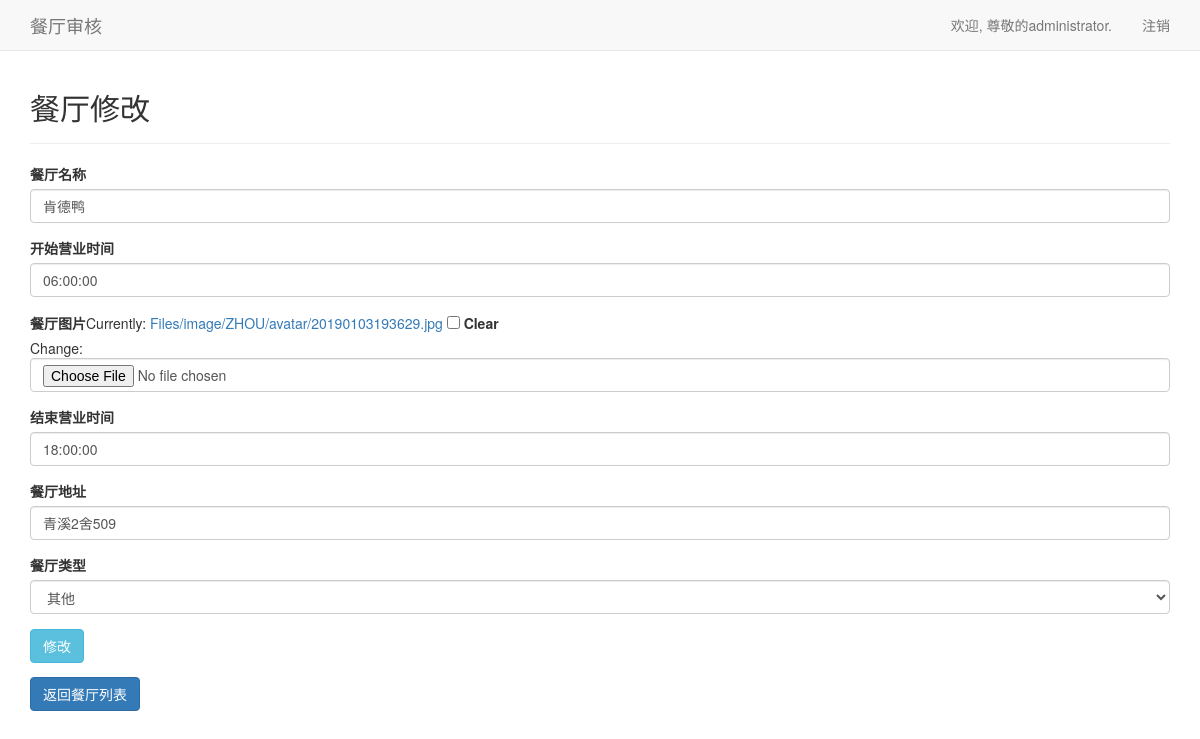
The page /apply/1/edit/ (signed in) on the database its author committed.
### ApplyController/models.py (models this page shows, shortened)
class Restaurant(models.Model):
    id = models.AutoField(primary_key=True)
    MerchantID = models.ForeignKey(Merchant, on_delete=models.CASCADE)
    Name = models.CharField(max_length=20)
    BusinessStartHour = models.TimeField()
    BusinessEndHour = models.TimeField()
    Address = models.CharField(max_length=50)
    Image = models.ImageField(upload_to=get_file_path, null=True, blank=True)
    Score = models.FloatField(validators=[MinValueValidator(0), MaxValueValidator(5)], default=0)
    Category_Choices = (
        ('1', '川菜'),
        ('2', '粤菜'),
        ('3', '鲁菜'),
        ('4', '苏菜'),
        ('5', '湘菜'),
        ('6', '浙菜'),
        ('7', '其他'),
    )
    Category = models.CharField(max_length=1, choices=Category_Choices)
    LicenseID = models.CharField(validators=[RegexValidator(regex='^[0-9]*$')], max_length=50)
    ApplicationTime = models.DateTimeField(auto_now_add=True)
    Status_Choices = (
        (0, '待审核'),
        (1, '审核拒绝'),
        (2, '审核通过'),
    )
    Status = models.SmallIntegerField(choices=Status_Choices, default=0)
    OpenTime = models.DateTimeField(null=True)
    class Meta:
        ordering = ['Status', 'ApplicationTime']

### ApplyController/views.py (the view)
# urls.py: path('<int:restaurant_id>/edit/', views.edit, name='edit'),
def edit(request, restaurant_id):
    login_merchant_id = request.session.get('login_merchant')
    if login_merchant_id:
        restaurant_obj = Restaurant.objects.get(pk=restaurant_id)
        if request.method == 'POST':
            form = RestaurantEditForm(request.POST, request.FILES, instance=restaurant_obj)
            if form.is_valid():
                form.save()
                return HttpResponseRedirect(reverse('apply:detail', args=(restaurant_id,)))
            else:
                return render(request, "ApplyController/edit.html", context={
                    'error_message': '修改不成功',
                })
        else:
            form = RestaurantEditForm(instance=restaurant_obj)
        return render(request, 'ApplyController/edit.html', context={
            'restaurant_edit_form': form,
            'error_message': '修改成功',
        })
    else:
        return HttpResponseRedirect(reverse('apply:login'))

### ApplyController/forms.py
class RestaurantEditForm(forms.ModelForm):
    class Meta:
        model = Restaurant
        fields = ['Name', 'BusinessStartHour', 'Image', 'BusinessEndHour', 'Address', 'Category', ]
        labels = {'Name': '餐厅名称',
                  'Image': '餐厅图片',
                  'BusinessStartHour': '开始营业时间',
                  'BusinessEndHour': '结束营业时间',
                  'Address': '餐厅地址',
                  'Category': '餐厅类型',}
    def __init__(self, *args, **kwargs):
        super(RestaurantEditForm, self).__init__(*args, **kwargs)
        for field_name in ['Name', 'BusinessStartHour', 'BusinessEndHour', 'Address', 'Category', 'Image']:
            self.base_fields[field_name].widget.attrs.update({'class': 'from-control'})

### ApplyController/templates/ApplyController/edit.html (shortened to what this page needs)
{% extends "ApplyController/base.html" %}
{% load bootstrap3 %}
{% load static %}
{% block header %}
<div class="container">
    <div class="page-header" style="margin-top:0px;">
        <h2>餐厅修改</h2>
    </div>
</div>
{% endblock header %}
{% block content %}
<div class="container">
    <form method="post" enctype="multipart/form-data">
        {% bootstrap_form restaurant_edit_form %}
        {% buttons %}
            <button type="submit" class="btn btn-info">
                修改
            </button>
        {% endbuttons %}
    </form>
<button type="button" class="btn btn-primary" onclick="location.href='/apply/'">返回餐厅列表</button>
</div>
{% endblock content %}

### rows shown on the page
Restaurant: Name "肯德鸭", BusinessStartHour "06:00:00", BusinessEndHour "18:00:00", Address "青溪2舍509", Category "其他"

### other values the page prints
{{ request.session.login_merchant_name }} "administrator"
